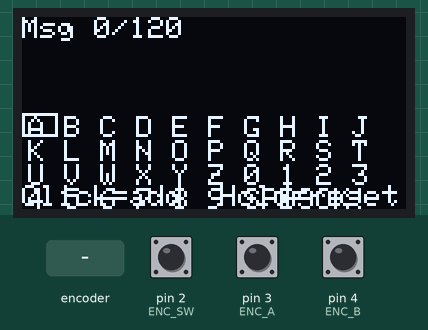
Recording of a sketch running on a simulated Arduino Uno, built with avr-gcc and run on an emulated ATmega328P. On the bench: 128×64 one-colour display. The test bench sets the inputs (shaded band); at power-on: pin 2 (ENC_SW) HIGH, pin 3 (ENC_A) HIGH, pin 4 (ENC_B) HIGH.

Above: at 1.9 s.
2.0 s: rotary encoder on pin 3 (ENC_A) / pin 4 (ENC_B) turned 3 steps (first pin leading)
At 2.18 s:
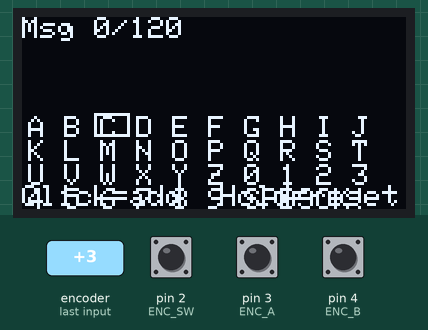
4.1 s: pin 2 (ENC_SW) pulled LOW for 0.15 s
At 5.5 s:
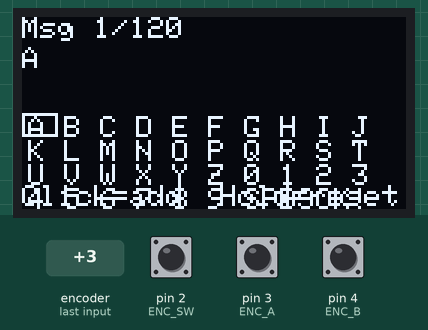
5.8 s: rotary encoder on pin 3 (ENC_A) / pin 4 (ENC_B) turned 1 step (first pin leading)
At 6.2 s:
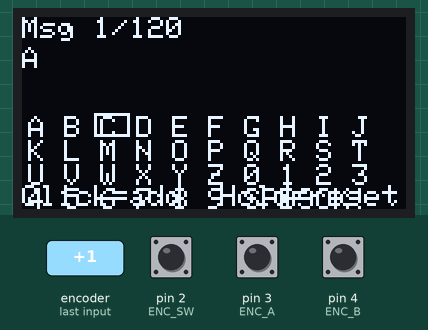
7.5 s: pin 2 (ENC_SW) pulled LOW for 0.15 s
At 8.2 s:
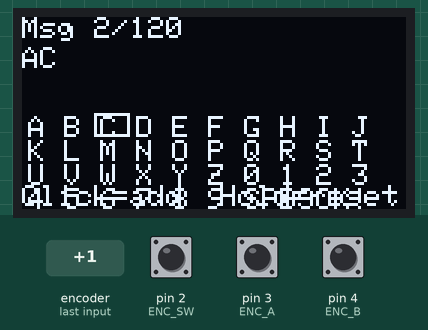
9.2 s: pin 2 (ENC_SW) pulled LOW for 0.15 s
At 10.1 s:
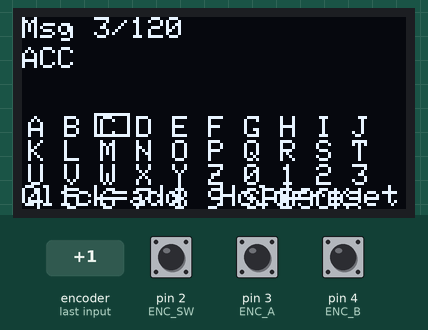
10.9 s: pin 2 (ENC_SW) pulled LOW for 1 s
At 13.0 s:
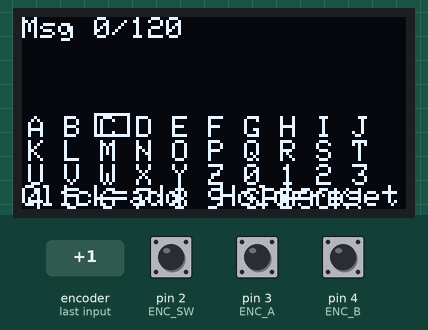
Timing chart, 0 to 14.4 s (numbered marks = the images above; inputs shaded):
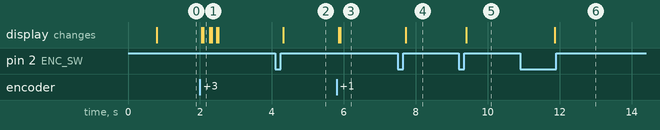

The sketch:

clavier-fonctionnel.ino
```cpp
#include <Wire.h>
#include <Adafruit_GFX.h>
#include <Adafruit_SSD1306.h>

// ===== OLED =====
#define SCREEN_WIDTH 128
#define SCREEN_HEIGHT 64
#define OLED_RESET -1
Adafruit_SSD1306 display(SCREEN_WIDTH, SCREEN_HEIGHT, &Wire, OLED_RESET);

// ===== Encodeur =====
#define ENC_A 3
#define ENC_B 4
#define ENC_SW 2

long ticks = 0;
int lastA = HIGH;

// ===== Bouton =====
bool lastBtn = HIGH;
unsigned long btnDownMs = 0;
bool longPressFired = false;
bool shortClick = false;
bool longClick = false;

// ===== Message =====
#define MSG_MAX 120
char msgBuf[MSG_MAX + 1];
uint16_t msgLen = 0;
bool done = false;

// ===== Clavier grille (4 x 10) =====
const uint8_t ROWS = 4;
const uint8_t COLS = 10;

// Convention des touches spéciales:
// ' ' = SP (space)
// '<' = BS (backspace)
// '>' = OK (validate)
const char kb[ROWS][COLS] = {
  {'A','B','C','D','E','F','G','H','I','J'},
  {'K','L','M','N','O','P','Q','R','S','T'},
  {'U','V','W','X','Y','Z','0','1','2','3'},
  {'4','5','6','7','8','9',' ','<','>','!'}
};

uint8_t selR = 0;
uint8_t selC = 0;

// ===== Utils =====
void msgAppend(char c) {
  if (msgLen >= MSG_MAX) return;
  msgBuf[msgLen++] = c;
  msgBuf[msgLen] = '\0';
}
void msgBackspace() {
  if (msgLen == 0) return;
  msgLen--;
  msgBuf[msgLen] = '\0';
}

void encoderInit() {
  pinMode(ENC_A, INPUT_PULLUP);
  pinMode(ENC_B, INPUT_PULLUP);
  pinMode(ENC_SW, INPUT_PULLUP);
  lastA = digitalRead(ENC_A);
}

void encoderUpdate() {
  int A = digitalRead(ENC_A);
  int B = digitalRead(ENC_B);

  if (A != lastA) {
    if (B != A) ticks++;
    else ticks--;
    lastA = A;

    // map ticks -> index 0..(ROWS*COLS-1), avec wrap
    long t = ticks;
    long mod = (long)(ROWS * COLS);
    long idx = t % mod;
    if (idx < 0) idx += mod;

    selR = (uint8_t)(idx / COLS);
    selC = (uint8_t)(idx % COLS);
  }
}

void buttonUpdate() {
  shortClick = false;
  longClick  = false;

  bool btn = digitalRead(ENC_SW); // pull-up => HIGH idle
  unsigned long now = millis();

  if (lastBtn == HIGH && btn == LOW) {  // press
    btnDownMs = now;
    longPressFired = false;
  }

  if (btn == LOW && !longPressFired) {
    if (now - btnDownMs > 900) {
      longPressFired = true;
      longClick = true;
    }
  }

  if (lastBtn == LOW && btn == HIGH) { // release
    if (!longPressFired) shortClick = true;
  }

  lastBtn = btn;
}

void applyKey(char k) {
  if (k == ' ') {          // SP
    msgAppend(' ');
  } else if (k == '<') {   // BS
    msgBackspace();
  } else if (k == '>') {   // OK
    done = true;
  } else {
    msgAppend(k);
  }
}

void drawUI() {
  display.clearDisplay();
  display.setTextColor(SSD1306_WHITE);
  display.setTextSize(1);

  // ---- Header ----
  display.setCursor(0, 0);
  display.print("Msg ");
  display.print(msgLen);
  display.print("/");
  display.print(MSG_MAX);
  if (done) display.print(" [READY]");

  // ---- Message preview (2 lignes) ----
  const int charsPerLine = 21;
  const int lines = 2;
  const int maxChars = charsPerLine * lines;

  int start = 0;
  if ((int)msgLen > maxChars) start = msgLen - maxChars;

  display.setCursor(0, 10);
  for (int i = 0; i < maxChars; i++) {
    int idx = start + i;
    if (idx >= (int)msgLen) break;
    display.write(msgBuf[idx]);
    if ((i + 1) % charsPerLine == 0) display.setCursor(0, display.getCursorY() + 10);
  }

  // ---- Keyboard grid ----
  int y0 = 32;
  int cellW = 12; // largeur touche
  int cellH = 8;  // hauteur touche

  for (uint8_t r = 0; r < ROWS; r++) {
    for (uint8_t c = 0; c < COLS; c++) {
      int x = c * cellW;
      int y = y0 + r * cellH;

      bool sel = (r == selR && c == selC);
      if (sel) display.drawRect(x, y, cellW, cellH, SSD1306_WHITE);

      display.setCursor(x + 2, y + 1);
      char k = kb[r][c];
      if (k == ' ') display.print("SP");
      else if (k == '<') display.print("BS");
      else if (k == '>') display.print("OK");
      else display.write(k);
    }
  }

  // ---- Help ----
  display.setCursor(0, 56);
  display.print("Click=add  Hold=reset");

  display.display();
}

void resetAll() {
  done = false;
  msgLen = 0;
  msgBuf[0] = '\0';
}

void setup() {
  msgBuf[0] = '\0';

  Wire.begin();
  Wire.setClock(100000);

  // init OLED auto 0x3C / 0x3D
  bool ok = display.begin(SSD1306_SWITCHCAPVCC, 0x3C);
  if (!ok) ok = display.begin(SSD1306_SWITCHCAPVCC, 0x3D);
  if (!ok) while (1) {}

  encoderInit();

  display.clearDisplay();
  display.setTextSize(1);
  display.setTextColor(SSD1306_WHITE);
  display.setCursor(0, 0);
  display.println("OLED Keyboard OK");
  display.println("Rotate + Click");
  display.display();
  delay(700);

  drawUI();
}

void loop() {
  encoderUpdate();
  buttonUpdate();

  if (shortClick) {
    if (!done) applyKey(kb[selR][selC]);
  }

  if (longClick) {
    resetAll();
  }

  drawUI();
  delay(10);
}
```

Measured:
- after the input at 2.0 s, the display: first changes after 0.05 s (image 1 shows a later state)
- after the input at 4.1 s, the display: changes after 0.22 s (image 2)
- after the input at 5.8 s, the display: first changes after 0.06 s (image 3 shows a later state)
- after the input at 7.5 s, the display: changes after 0.22 s (image 4)
- after the input at 9.2 s, the display: changes after 0.20 s (image 5)
- after the input at 10.9 s, the display: changes after 0.97 s (image 6)
